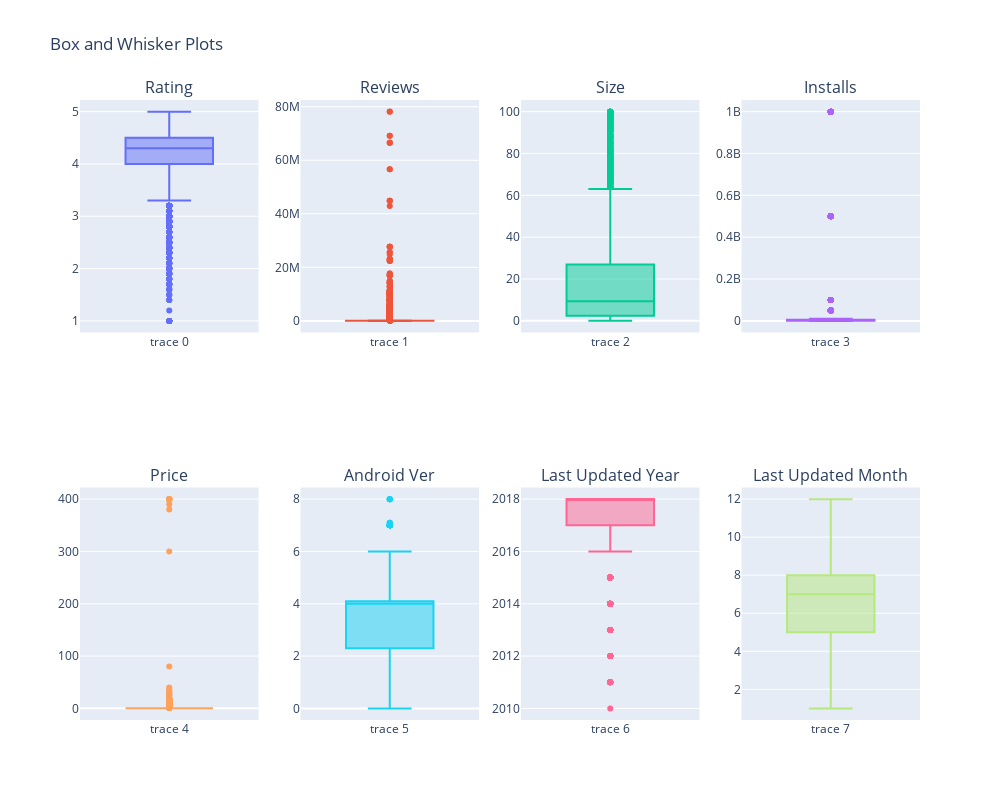

Notebook cell for this chart:
### Code cell
count = 0
col_names = df.select_dtypes(include='number').columns

fig = make_subplots(
    rows=2,
    cols=4,
    subplot_titles=col_names,
)

for row in range(1, 3):
    for col in range(1, 5):
        box = go.Box(y=df[col_names[count]])
        fig.add_trace(box, row=row, col=col)
        count += 1

fig.update_layout(height=800, width=1000, title_text='Box and Whisker Plots', showlegend=False)
fig.show()

### Figure 1 — Plotly figure (JSON) as saved in the notebook; plotly's stock layout.template omitted (floating-point values rounded to 4 significant figures; data arrays with more than 128 entries replaced by an {"elided": "..."} marker saying what was removed)
{"data": [{"type": "box", "xaxis": "x", "y": {"elided": "8885 float values"}, "yaxis": "y"}, {"type": "box", "xaxis": "x2", "y": {"elided": "8885 int values"}, "yaxis": "y2"}, {"type": "box", "xaxis": "x3", "y": {"elided": "8885 float values"}, "yaxis": "y3"}, {"type": "box", "xaxis": "x4", "y": {"elided": "8885 int values"}, "yaxis": "y4"}, {"type": "box", "xaxis": "x5", "y": {"elided": "8885 float values"}, "yaxis": "y5"}, {"type": "box", "xaxis": "x6", "y": {"elided": "8885 float values"}, "yaxis": "y6"}, {"type": "box", "xaxis": "x7", "y": {"elided": "8885 int values"}, "yaxis": "y7"}, {"type": "box", "xaxis": "x8", "y": {"elided": "8885 int values"}, "yaxis": "y8"}], "layout": {"annotations": [{"font": {"size": 16}, "showarrow": false, "text": "Rating", "x": 0.1062, "xanchor": "center", "xref": "paper", "y": 1, "yanchor": "bottom", "yref": "paper"}, {"font": {"size": 16}, "showarrow": false, "text": "Reviews", "x": 0.3688, "xanchor": "center", "xref": "paper", "y": 1, "yanchor": "bottom", "yref": "paper"}, {"font": {"size": 16}, "showarrow": false, "text": "Size", "x": 0.6313, "xanchor": "center", "xref": "paper", "y": 1, "yanchor": "bottom", "yref": "paper"}, {"font": {"size": 16}, "showarrow": false, "text": "Installs", "x": 0.8938, "xanchor": "center", "xref": "paper", "y": 1, "yanchor": "bottom", "yref": "paper"}, {"font": {"size": 16}, "showarrow": false, "text": "Price", "x": 0.1062, "xanchor": "center", "xref": "paper", "y": 0.375, "yanchor": "bottom", "yref": "paper"}, {"font": {"size": 16}, "showarrow": false, "text": "Android Ver", "x": 0.3688, "xanchor": "center", "xref": "paper", "y": 0.375, "yanchor": "bottom", "yref": "paper"}, {"font": {"size": 16}, "showarrow": false, "text": "Last Updated Year", "x": 0.6313, "xanchor": "center", "xref": "paper", "y": 0.375, "yanchor": "bottom", "yref": "paper"}, {"font": {"size": 16}, "showarrow": false, "text": "Last Updated Month", "x": 0.8938, "xanchor": "center", "xref": "paper", "y": 0.375, "yanchor": "bottom", "yref": "paper"}], "height": 800, "showlegend": false, "title": {"text": "Box and Whisker Plots"}, "width": 1000, "xaxis": {"anchor": "y", "domain": [0, 0.2125]}, "xaxis2": {"anchor": "y2", "domain": [0.2625, 0.475]}, "xaxis3": {"anchor": "y3", "domain": [0.525, 0.7375]}, "xaxis4": {"anchor": "y4", "domain": [0.7875, 1]}, "xaxis5": {"anchor": "y5", "domain": [0, 0.2125]}, "xaxis6": {"anchor": "y6", "domain": [0.2625, 0.475]}, "xaxis7": {"anchor": "y7", "domain": [0.525, 0.7375]}, "xaxis8": {"anchor": "y8", "domain": [0.7875, 1]}, "yaxis": {"anchor": "x", "domain": [0.625, 1]}, "yaxis2": {"anchor": "x2", "domain": [0.625, 1]}, "yaxis3": {"anchor": "x3", "domain": [0.625, 1]}, "yaxis4": {"anchor": "x4", "domain": [0.625, 1]}, "yaxis5": {"anchor": "x5", "domain": [0, 0.375]}, "yaxis6": {"anchor": "x6", "domain": [0, 0.375]}, "yaxis7": {"anchor": "x7", "domain": [0, 0.375]}, "yaxis8": {"anchor": "x8", "domain": [0, 0.375]}}}
